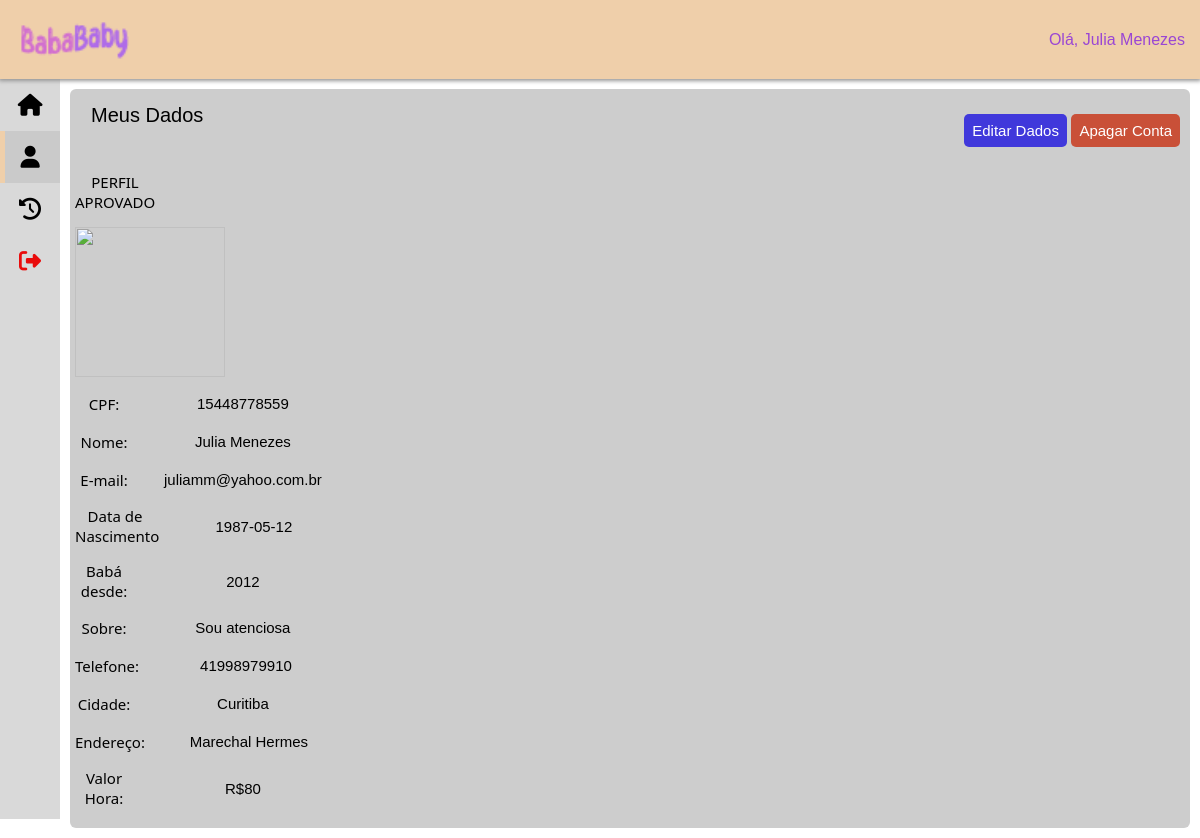
Page /baba/dadosBaba.php (signed in) on the committed database.
### tables this page shows
CREATE TABLE `baba` (
  `idBaba` int(11) NOT NULL AUTO_INCREMENT,
  `tempoExp` int(11) NOT NULL,
  `ref` varchar(50) NOT NULL,
  `sobre` varchar(300) NOT NULL,
  `estado` int(11) DEFAULT 0,
  `valor` float NOT NULL,
  `fk_idFxEtaria` int(11) NOT NULL,
  `pk_idUsuario` int(11) NOT NULL,
  `foto_doc` varchar(200) DEFAULT 'pendente',
  PRIMARY KEY (`idBaba`,`pk_idUsuario`),
  KEY `fk_idFxEtaria_idx` (`fk_idFxEtaria`),
  KEY `fk_baba_idUsuario_idx` (`pk_idUsuario`),
  CONSTRAINT `fk_baba_idUsuario` FOREIGN KEY (`pk_idUsuario`) REFERENCES `usuario` (`idUsuario`),
  CONSTRAINT `fk_idFxEtaria` FOREIGN KEY (`fk_idFxEtaria`) REFERENCES `fxetaria` (`idFxEtaria`)
);

CREATE TABLE `usuario` (
  `idUsuario` int(11) NOT NULL AUTO_INCREMENT,
  `email` varchar(45) NOT NULL,
  `senha` varchar(255) NOT NULL,
  `cpf` varchar(15) NOT NULL,
  `nome` varchar(45) NOT NULL,
  `sobrenome` varchar(45) NOT NULL,
  `dtaNascimento` date NOT NULL,
  `telefone` varchar(20) NOT NULL,
  `cidade` varchar(20) NOT NULL,
  `endereco` varchar(45) NOT NULL,
  `foto` varchar(300) DEFAULT NULL,
  `adm` tinyint(4) DEFAULT 0,
  PRIMARY KEY (`idUsuario`),
  UNIQUE KEY `cpf_UNIQUE` (`cpf`),
  UNIQUE KEY `email_UNIQUE` (`email`)
);

### baba/componente/informacoesBaba.php (the view)
<?php
$idUsuario = $_SESSION['idUsuario'];
$querySQL = "SELECT u.cpf, u.nome, u.email, u.dtaNascimento, b.tempoExp, b.sobre, u.telefone, u.cidade, u.endereco, b.valor, u.foto, b.estado, (select nome from fxetaria where idFxEtaria = b.fk_idFxEtaria) as fxEtaria FROM baba b INNER JOIN usuario u ON b.pk_idUsuario = u.idUsuario WHERE u.idUsuario = $idUsuario;";
$queryPreparada = $pdo->prepare($querySQL);
$queryPreparada->execute();
$queryPreparada->setFetchMode(PDO::FETCH_ASSOC);
$dadosBaba = $queryPreparada->fetch();
?>
<div class="content-adm">
    <?php
        if ($dadosBaba["estado"] == "0") {
            echo '<div class="view-det-adm">
                        <span class="view-adm-title">PENDENTE DE APROVAÇÃO</span>
                  </div>';
        } else {
            echo '<div class="view-det-adm">
                        <span class="view-adm-title">PERFIL APROVADO</span>
                    </div>';
        }
    ?>
    <div class="view-det-adm">
        <img src="<?=$dadosBaba['foto']?>" width="150" height="150">
    </div>
    <div class="view-det-adm">
        <span class="view-adm-title">CPF: </span>
        <span class="view-adm-info"><?=$dadosBaba['cpf']?></span>
    </div>
    <div class="view-det-adm">
        <span class="view-adm-title">Nome: </span>
        <span class="view-adm-info"><?=$dadosBaba['nome']?></span>
    </div>
    <div class="view-det-adm">
        <span class="view-adm-title">E-mail: </span>
        <span class="view-adm-info"><?=$dadosBaba['email']?></span>
    </div>
    <div class="view-det-adm">
        <span class="view-adm-title">Data de Nascimento </span>
        <span class="view-adm-info"><?=$dadosBaba['dtaNascimento']?></span>
    </div>
    <div class="view-det-adm">
        <span class="view-adm-title">Babá desde: </span>
        <span class="view-adm-info"><?=$dadosBaba['tempoExp']?></span>
    </div>
    <div class="view-det-adm">
        <span class="view-adm-title">Sobre: </span>
        <span class="view-adm-info"><?=$dadosBaba['sobre']?></span>
    </div>
    <div class="view-det-adm">
        <span class="view-adm-title">Telefone: </span>
        <span class="view-adm-info"><?=$dadosBaba['telefone']?></span>
    </div>
    <div class="view-det-adm">
        <span class="view-adm-title">Cidade: </span>
        <span class="view-adm-info"><?=$dadosBaba['cidade']?></span>
    </div>
    <div class="view-det-adm">
        <span class="view-adm-title">Endereço: </span>
        <span class="view-adm-info"><?=$dadosBaba['endereco']?></span>
    </div>
    <div class="view-det-adm">
        <span class="view-adm-title">Valor Hora: </span>
        <span class="view-adm-info">R$<?=$dadosBaba['valor']?></span>
    </div>
</div>

### baba/menuBaba.css (style rules this page uses)
* { margin: 0; padding: 0; box-sizing: border-box; font-family: Arial, Helvetica, sans-serif; }
body { background-color: #ffffff; }
.content-adm .view-det-adm { margin-bottom: 15px; display: flex; align-items: center; text-align: center; }
.view-det-adm .view-adm-title { width: 80px; color: #000000; font-size: 15px; font-weight: 500; margin-right: 10px; font-family: 'Segoe UI', Tahoma, Geneva, Verdana, sans-serif; }
.view-det-adm .view-adm-info { width: 100%; color: #000000; font-size: 15px; padding: 3px 10px; }

### rows in the picture
baba: pk_idUsuario.cpf "15448778559", pk_idUsuario.nome "Julia Menezes", pk_idUsuario.email "juliamm@yahoo.com.br", pk_idUsuario.dtaNascimento "1987-05-12", tempoExp "2012", sobre "Sou atenciosa", pk_idUsuario.telefone "41998979910", pk_idUsuario.cidade "Curitiba", pk_idUsuario.endereco "Marechal Hermes", valor "80"

### other values in the picture
$_SESSION['nome'] "Julia Menezes"
